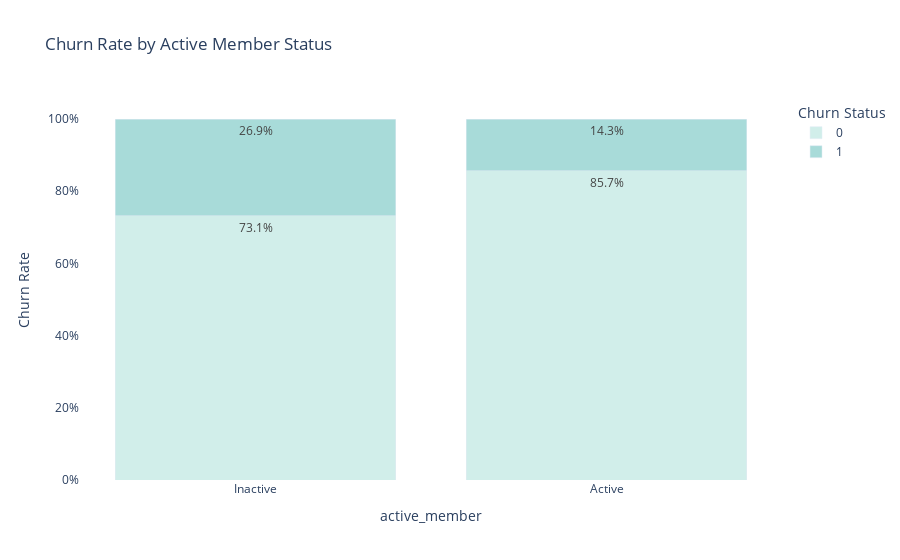

The notebook cell saved with this chart:
### Code cell
# Tính churn rate theo active_member
active_churn = pd.crosstab(
    df["active_member"],
    df["churn"],
    normalize="index"  
).reset_index()

# Melt data để plot plotly dễ hơn
active_churn = active_churn.melt(
    id_vars="active_member",
    var_name="churn",
    value_name="rate"
)

# Plot
fig_active = px.bar(
    active_churn,
    x="active_member",
    y="rate",
    color="churn",
    barmode="stack",
    title="Churn Rate by Active Member Status",
    color_discrete_sequence=px.colors.sequential.Teal
)

# Format text + layout
fig_active.update_traces(
    texttemplate="%{y:.1%}",
    textposition="inside"
)

fig_active.update_layout(
    plot_bgcolor="rgba(0,0,0,0)",
    xaxis=dict(
        showgrid=False,
        tickvals=[0, 1],
        ticktext=["Inactive", "Active"]
    ),
    yaxis=dict(
        showgrid=False,
        tickformat=".0%",
        title="Churn Rate"
    ),
    legend_title="Churn Status"
)

### Figure 1 — Plotly figure (JSON) as saved in the notebook; plotly's stock layout.template omitted (floating-point values rounded to 4 significant figures)
{"data": [{"hovertemplate": "churn=0<br>active_member=%{x}<br>rate=%{y}<extra></extra>", "legendgroup": "0", "marker": {"color": "rgb(209, 238, 234)", "pattern": {"shape": ""}}, "name": "0", "orientation": "v", "showlegend": true, "textposition": "inside", "texttemplate": "%{y:.1%}", "type": "bar", "x": [0, 1], "xaxis": "x", "y": [0.7315, 0.8573], "yaxis": "y"}, {"hovertemplate": "churn=1<br>active_member=%{x}<br>rate=%{y}<extra></extra>", "legendgroup": "1", "marker": {"color": "rgb(168, 219, 217)", "pattern": {"shape": ""}}, "name": "1", "orientation": "v", "showlegend": true, "textposition": "inside", "texttemplate": "%{y:.1%}", "type": "bar", "x": [0, 1], "xaxis": "x", "y": [0.2685, 0.1427], "yaxis": "y"}], "layout": {"barmode": "stack", "legend": {"title": {"text": "Churn Status"}, "tracegroupgap": 0}, "plot_bgcolor": "rgba(0,0,0,0)", "title": {"text": "Churn Rate by Active Member Status"}, "xaxis": {"anchor": "y", "domain": [0, 1], "showgrid": false, "ticktext": ["Inactive", "Active"], "tickvals": [0, 1], "title": {"text": "active_member"}}, "yaxis": {"anchor": "x", "domain": [0, 1], "showgrid": false, "tickformat": ".0%", "title": {"text": "Churn Rate"}}}}
